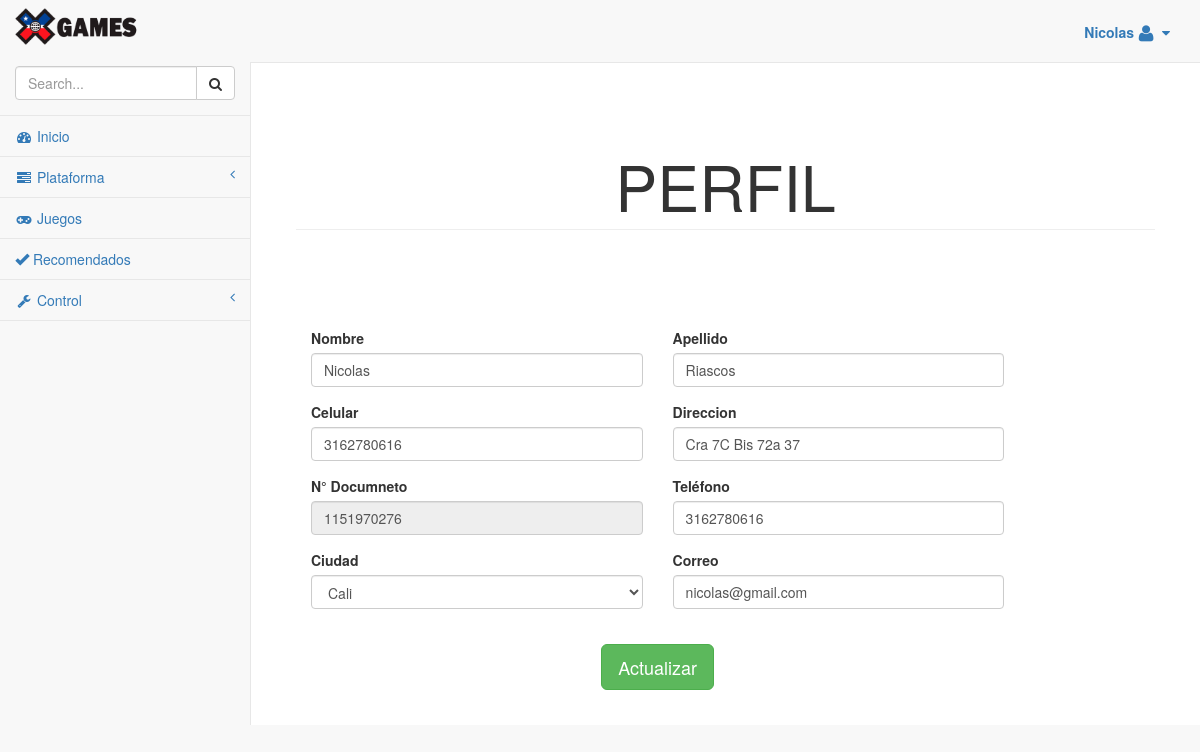
The app's page /index.php?modulo=Usuario&controlador=Usuario&funcion=getEditar&cli_id=1151970276 (signed in) with its own data.
### tables this page shows
CREATE TABLE `cliente` (
  `cli_id` int(11) NOT NULL,
  `cli_nombre` varchar(30) NOT NULL,
  `cli_apellido` varchar(30) DEFAULT NULL,
  `cli_celular` varchar(15) NOT NULL,
  `cli_direccion` varchar(50) NOT NULL,
  `cli_telefono` varchar(20) NOT NULL,
  `ciu_id` int(11) NOT NULL,
  `usu_id` int(11) NOT NULL
);

CREATE TABLE `usuario` (
  `usu_id` int(11) NOT NULL,
  `usu_correo` varchar(50) NOT NULL,
  `usu_clave` varchar(20) NOT NULL,
  `rol_id` int(11) NOT NULL
);

### controller/Usuario/UsuarioController.php (called while the page is built, shortened)
<?php
class UsuarioController{
    public function getEditar(){
        $objConnection=new UsuarioModel();
        $cli_id=$_GET['cli_id'];
        $consulta="SELECT c.*, u.usu_correo, u.usu_clave, r.rol_id FROM cliente c, usuario u, rol r where c.cli_id=$cli_id and u.usu_id=c.usu_id and r.rol_id=u.rol_id";
        $usuario=$objConnection->consultar($consulta);
        $consulta="SELECT * FROM ciudad";
        $ciudad=$objConnection->consultar($consulta);
        include '../view/usuario/Usuario/editar.php';
    }
    }
?>

### lib/conf/conf.php (called while the page is built)
<?php
$servidor="127.0.0.1";
$usuario="root";
$clave="";
$baseDatos="videojuegos";
$puerto="3306";
?>

### lib/conf/Connection.php (called while the page is built, shortened)
<?php
class Connection{
    private $server;
    private $user;
    private $pass;
    private $database;
    private $link;
    private function setConnect(){
        require_once 'conf.php';
        $this->server=$servidor;
        $this->user=$usuario;
        $this->pass=$clave;
        $this->database=$baseDatos;
    }
    private function connect(){
        $this->link=mysqli_connect($this->server, $this->user, $this->pass, $this->database);
    }
    public function getConnect(){
        return $this->link;
    }
}
?>

### model/MasterModel.php (called while the page is built, shortened)
<?php
    include_once '../lib/conf/Connection.php';
    class MasterModel extends Connection{
        public function consultar($sql){
            $respuesta= mysqli_query($this->getConnect(), $sql);
            return $respuesta;
        }
        }
?>

### view/usuario/Usuario/editar.php (the view, shortened to what this page needs)
<div class="container-fluid jumbotron">
    <center><h1 class="page-header">PERFIL</h1></center>
</div>
<?php
    if($usu= mysqli_fetch_assoc($usuario)){
?>
<form name="crearJuego" method="post" action="<?php echo getUrl("Usuario","Usuario","postEditar"); ?>">
    <div class="container">
        <div class="col-md-5 form-group ">
            <label>Nombre </label>
            <input class="form-control" name="nombre" type="text" placeholder="Nombre" value="<?php echo $usu['cli_nombre'] ?>">
        </div>
        <div class="col-md-5 form-group ">
            <label>Apellido</label>
            <input class="form-control" name="apellido" type="text" placeholder="Apellido" value="<?php echo $usu['cli_apellido'] ?>">
        </div>
        <div class="col-md-5 form-group ">
            <label>Celular</label>
            <input class="form-control" name="celular" type="number" placeholder="Celular" value="<?php echo $usu['cli_celular'] ?>">
        </div>
        <div class="col-md-5 form-group ">
            <label>Direccion</label>
            <input class="form-control" name="direccion" type="text" placeholder="Direccion" value="<?php echo $usu['cli_direccion'] ?>">
        </div>
        <div class="col-md-5 form-group ">
            <label>N° Documneto</label>
            <input class="form-control" name="cedula" type="text" placeholder="Cedula" value="<?php echo $usu['cli_id'] ?>" readonly>
        </div>
        <div class="col-md-5 form-group ">
            <label>Tel&eacute;fono</label>
            <input class="form-control" name="telefono" type="text" placeholder="Telefono" value="<?php echo $usu['cli_telefono'] ?>">
        </div>
        <div class="col-md-5 form-group ">
            <label>Ciudad</label>
            <select name="ciudad" class="form-control">
                <?php
                    while($ciu= mysqli_fetch_assoc($ciudad)){
                        if($ciu['ciu_id']==$usu['ciu_id']){
                            echo "<option selected value='".$ciu['ciu_id']."'>".$ciu['ciu_descripcion']."</option>";
                        }else{
                        echo "<option value='".$ciu['ciu_id']."'>".$ciu['ciu_descripcion']."</option>";
                        }
                    }
                ?>
            </select>
        </div>
        <div class="col-md-5 form-group ">
            <label>Correo</label>
            <input class="form-control" name="correo" type="email" placeholder="ejemplo@ejemplo.com" value="<?php echo $usu['usu_correo'] ?>">
        </div>
        <div class="col-md-10 form-group ">
            <center>
                <br><input class="btn btn-success btn-lg" name="enviar" type="submit" value="Actualizar">
            </center>
            <br>
        </div>
    </div>
</form>
<?php
    }
?>

### view/partials/head.php (style rules this page uses)
.jumbotron { background: white; }

### view/usuario/Usuario/editar.php (style rules this page uses)
.jumbotron { max-width: 100%; background: white; }
div { max-width: 101%; }

### records on screen
cliente: nombre "Nicolas", apellido "Riascos", celular "3162780616", direccion "Cra 7C Bis 72a 37", cedula "1151970276", telefono "3162780616", correo "nicolas@gmail.com"

### other values on screen
$_SESSION['cliente'] "Nicolas"
form field ciudad "Cali"
